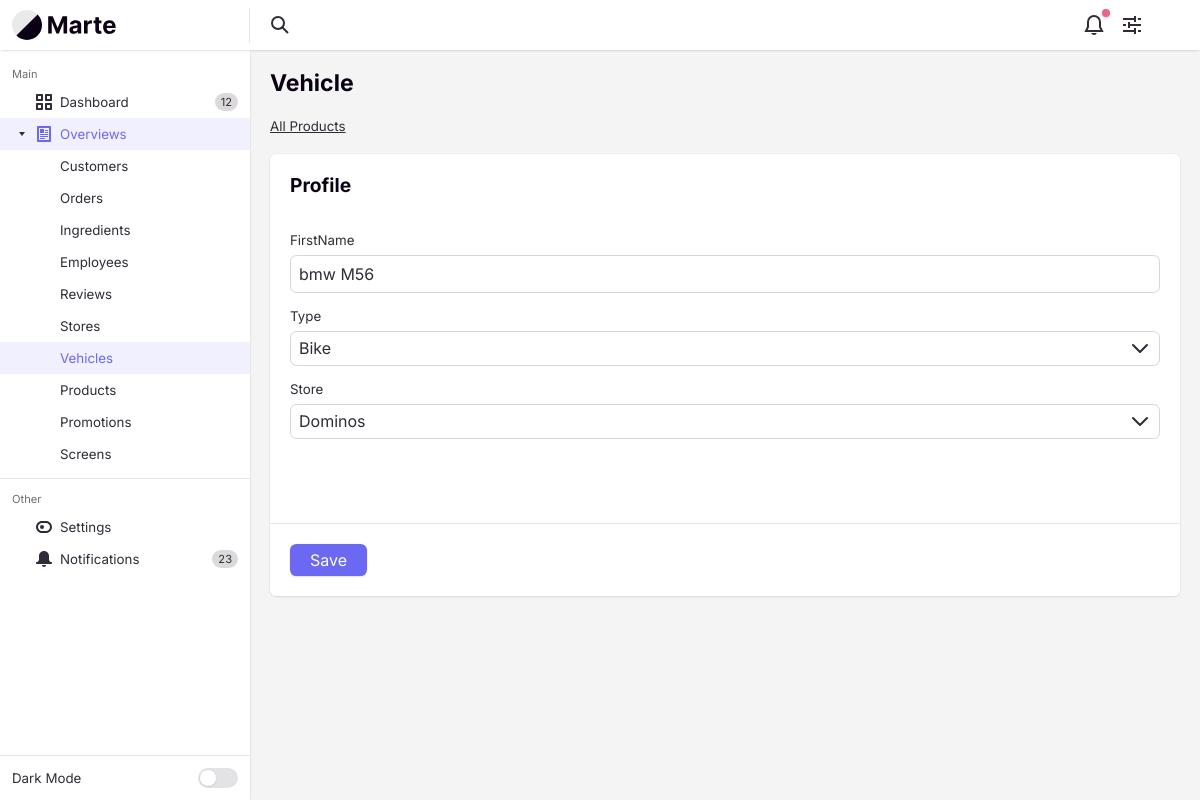
Screenshot of /VehicleController/update/2342 with the database file from the repository.
### tables this page shows
CREATE TABLE `vehicles` (
  `vehicleId` varchar(4) NOT NULL,
  `vehicleStoreId` varchar(4) NOT NULL,
  `vehicleName` varchar(255) NOT NULL,
  `vehicleType` enum('bike','car','scooter') NOT NULL,
  `vehicleIsActive` tinyint(1) NOT NULL DEFAULT 1,
  `vehicleCreateDate` int(10) NOT NULL,
  `VehicleMaintenanceDate` int(10) NOT NULL,
  `vehicleDescription` text DEFAULT NULL
);

CREATE TABLE `stores` (
  `storeId` varchar(4) NOT NULL,
  `storeName` varchar(255) NOT NULL,
  `storeZipcode` varchar(255) NOT NULL,
  `storeStreetName` varchar(255) NOT NULL,
  `storeCity` varchar(255) NOT NULL,
  `storePhone` varchar(10) NOT NULL,
  `storeEmail` varchar(255) NOT NULL,
  `storeIsActive` tinyint(1) NOT NULL DEFAULT 1,
  `storeCreateDate` int(10) NOT NULL,
  `storeDescription` text DEFAULT NULL
);

### app/libraries/Core.php (called while the page is built, shortened)
<?php
class Core
{
    protected $currentMethod = 'index';
    public function __construct()
    {
        $url = $this->getUrl();
        $this->currentController = new $this->currentController();
        if (isset($url[1])) {
            if (method_exists($this->currentController, $url[1])) {
                $this->currentMethod = $url[1];
            } else if (!empty($url[1])) {
                require APPROOT . '/views/includes/404.php';
                exit;
            }
        }
        $this->params = $url ? [$url[2]] : [];
        call_user_func_array([$this->currentController, $this->currentMethod], $this->params);
    }
    public function getUrl()
    {
        $incoming = $_SERVER['REQUEST_URI'];
        $incoming = str_replace("/pizzapalacebackend/", "", $incoming);
        if (!empty($incoming) && substr($incoming, -1) !== '/') {
            $incoming .= '/';
        }
        $incoming = trim($incoming, "/");
        $url = filter_var($incoming, FILTER_SANITIZE_URL);
        $url = explode('/', $url);
        $urlController = $url[0];
        $urlAction = "";
        if (array_key_exists(1, $url)) {
            $urlAction = explode('?', $url[1])[0];
        }
        $urlSlug = $url;
        if (array_key_exists(2, $url)) {
            $urlSlug = $url[2];
        }
        $output = [$urlController, $urlAction, $urlSlug];
        return $output;
    }
}

### app/require.php (called while the page is built, shortened)
<?php
  require_once 'libraries/Core.php';
  require_once 'libraries/Controller.php';
  require_once 'libraries/Database.php';
  $init = new Core();

### public/index.php (called while the page is built)
<?php
  require_once '../app/require.php';
?>

### app/libraries/Database.php (called while the page is built, shortened)
<?php
  class Database {
    private $dbHost = DB_HOST;
    private $dbUser = DB_USER;
    private $dbPass = DB_PASS;
    private $dbName = DB_NAME;
    private $statement;
    private $dbHandler;
    public function __construct()
    {
      $conn = 'mysql:host=' . $this->dbHost . ";dbname=" . $this->dbName;
      $options = array(
        PDO::ATTR_PERSISTENT => true,
        PDO::ATTR_ERRMODE => PDO::ERRMODE_EXCEPTION,
        PDO::ATTR_EMULATE_PREPARES => false
      );
      try
      {
        $this->dbHandler = new PDO($conn, $this->dbUser, $this->dbPass, $options);
      }
      catch(PDOException $e) {
        $this->error = $e->getMessage();
        echo $this->error;
      }
    }
    public function query($sql) {
      $this->statement = $this->dbHandler->prepare($sql);
    }
    public function bind($parameter, $value, $type=null) {
      switch (is_null($type)) {
        default:
          $type = PDO::PARAM_STR;
      }
      $this->statement->bindValue($parameter, $value, $type);
    }
    public function execute() {
      return $this->statement->execute();
    }
    public function resultSet() {
      $this->execute();
      return $this->statement->fetchAll(PDO::FETCH_OBJ);
    }
    public function single() {
      $this->execute();
      return $this->statement->fetch(PDO::FETCH_OBJ);
    }
  }
?>

### app/models/VehicleModel.php (called while the page is built, shortened)
<?php
class VehicleModel
{
    private $db;
    public function __construct()
    {
        $this->db = new Database();
    }
    public function getVehicleById($vehicleId)
    {
        $this->db->query("SELECT v.vehicleId,
        v.vehicleStoreId,
        v.vehicleName,
        v.vehicleType,
        v.vehicleCreateDate,
        v.vehicleMaintenanceDate,
        s.storeName
        FROM vehicles as v
        INNER JOIN stores as s ON v.vehicleStoreId = s.storeId
        WHERE vehicleIsActive = 1 AND v.vehicleId = :id");
        $this->db->bind(":id", $vehicleId);
        return $this->db->single();
    }
}

### app/models/StoreModel.php (called while the page is built, shortened)
<?php
class StoreModel
{
    private $db;
    public function __construct()
    {
        $this->db = new Database();
    }
    public function getStores()
    {
        $this->db->query("SELECT storeId,
                                 storeName,
                                 storeZipcode,
                                 storeStreetName,
                                 storeCity,
                                 storePhone,
                                 storeEmail,
                                 storeCreateDate
                                 FROM stores
                                 WHERE storeIsActive = 1");
        return $this->db->resultSet();
    }
}

### app/views/backend/vehicles/update.php (the view, shortened to what this page needs)
<?php require APPROOT . '/views/includes/head.php'; ?>
<div class="margin-bottom-md">
    <h1 class="text-lg">Vehicle</h1>
</div>
<div class="margin-bottom-md">
    <nav class="breadcrumbs text-sm" aria-label="Breadcrumbs">
        <ol class="flex flex-wrap gap-xxs">
            <li class="breadcrumbs__item">
                <a href="<?= URLROOT ?>VehicleController/overview" class="color-inherit">All Products</a>
            </li>
        </ol>
    </nav>
</div>
<div class="bg radius-md shadow-xs">
    <form action="<?= URLROOT; ?>VehicleController/update" method="post">
        <div class="padding-md">
            <fieldset class="margin-bottom-xl">
                <legend class="form-legend margin-bottom-md">Profile</legend>
                <div class="margin-bottom-sm">
                    <div class="grid gap-xxs">
                        <div class="col-3@lg">
                            <label class="inline-block text-sm padding-top-xs@lg" for="vehicleName">FirstName</label>
                        </div>
                        <div class="col-6@lg">
                            <input class="form-control width-100%" type="text" name="vehicleName" id="vehicleName" value="<?= $data['row']->vehicleName; ?>">
                        </div>
                    </div>
                </div>
                <div class="margin-bottom-sm">
                    <div class="grid gap-xxs">
                        <div class="col-3@lg">
                            <label class="inline-block text-sm padding-top-xs@lg" for="vehicleType">Type</label>
                        </div>
                        <div class="col-6@lg">
                            <div class="select">
                                <select class="select__input form-control" name="vehicleType" id="vehicleType">
                                    <?php foreach ($data['vehicleType'] as $value => $name) : ?>
                                        <option <?= ($data['row']->vehicleType == $value) ? "selected" : "" ?> value="<?= $value ?>"><?= $name ?></option>
                                    <?php endforeach; ?>
                                </select>
                            </div>
                        </div>
                    </div>
                </div>
                <div class="margin-bottom-sm">
                    <div class="grid gap-xxs">
                        <div class="col-3@lg">
                            <label class="inline-block text-sm padding-top-xs@lg" for="vehicleStoreId">Store</label>
                        </div>
                        <div class="col-6@lg">
                            <div class="select">
                                <select class="form-control width-100%" name="vehicleStoreId" id="vehicleStoreId" required>
                                    <?php foreach ($data['store'] as $store) : ?>
                                        <option <?= ($data['row']->vehicleStoreId == $store->storeId) ? "selected" : "" ?> value="<?= $store->storeId ?>"><?= $store->storeName ?></option>
                                    <?php endforeach ?>
                                </select>
                            </div>
                        </div>
                    </div>
                </div>
            </fieldset>
        </div>
        <div class="border-top border-alpha padding-md">
            <div class="flex flex-wrap gap-xs justify-between">
                <button class="btn btn--primary">Save</button>
            </div>
        </div>
    </form>
</div>
<?php require APPROOT . '/views/includes/footer.php'; ?>

### rows the page displays
vehicles: vehicleName "bmw M56", vehicleType "Bike", vehicleStoreId "Dominos"
